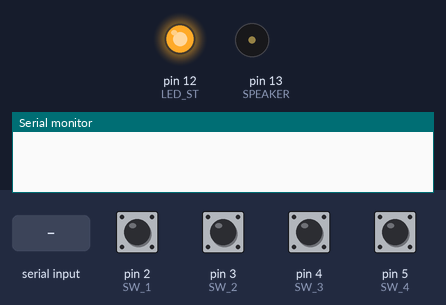
Bench run of a sketch on a simulated Arduino Uno, built with avr-gcc and run on an emulated ATmega328P. On the bench: output pins drawn as LEDs (lit = HIGH), buzzer (waves = sounding), the last lines printed to the serial monitor. The inputs (shaded band) are chosen by the test bench; at power-on: pin 2 (SW_1), pin 3 (SW_2), pin 4 (SW_3), pin 5 (SW_4) LOW.

Above: at 1.2 s.
1.3 s: pin 2 (SW_1) pulled HIGH for 0.15 s
At 2.6 s:
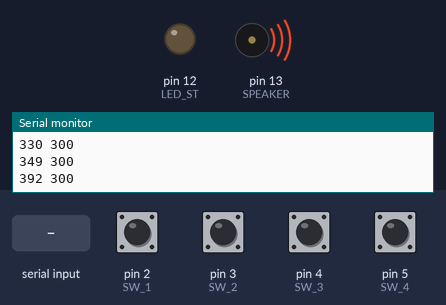
4.4 s: pin 3 (SW_2) pulled HIGH for 1 s
At 5.2 s:
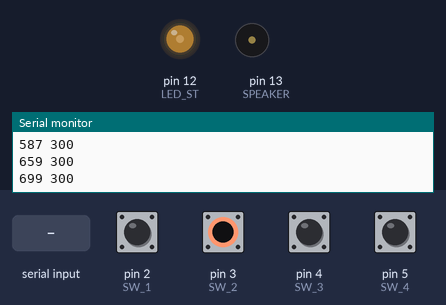
6.9 s: pin 4 (SW_3) pulled HIGH for 0.15 s
At 8.3 s:
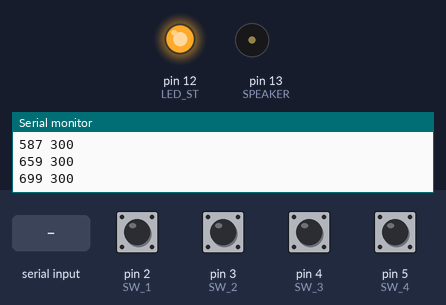
8.6 s: byte 30 received over Serial
At 8.75 s:
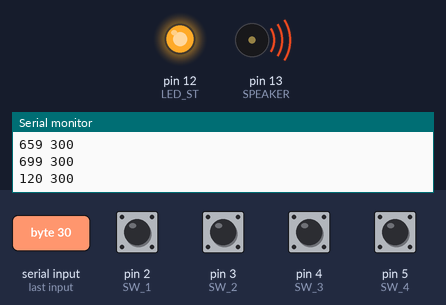
10.4 s: pin 5 (SW_4) pulled HIGH for 0.15 s
At 10.5 s:
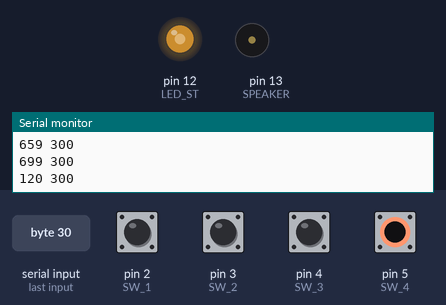
12.1 s: pin 2 (SW_1) pulled HIGH for 1 s
At 13.3 s:
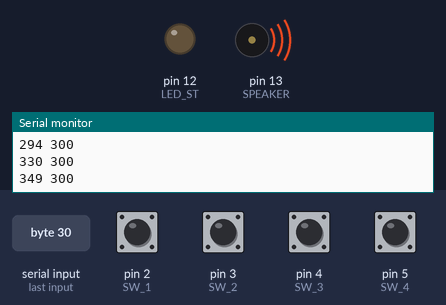
Timing chart, 0 to 16.9 s (numbered marks = the images above; inputs shaded):
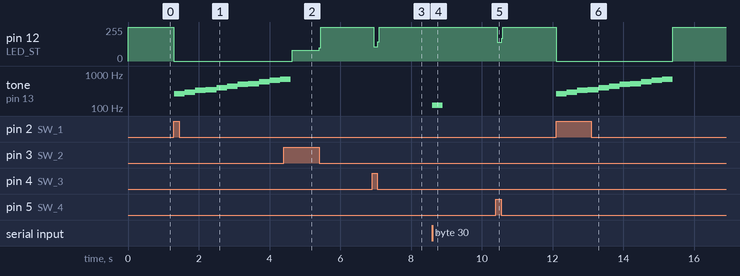

The sketch:

music_box.ino
```cpp
#define T_NC 0
#define T_DO 262
#define T_RE 294
#define T_MI 330
#define T_FA 349
#define T_SO 392
#define T_RA 440
#define T_SI 494
#define T_DO2 523
#define T_RE2 587
#define T_MI2 659
#define T_FA2 699

#define SPEAKER 13 //set output speaker to 13
#define LED_ST 12 //set status led to 12
#define SW_1 2
#define SW_2 3
#define SW_3 4
#define SW_4 5

#define ARRAY_LENGTH(array) (sizeof(array) / sizeof(array[0]))

void setup()
{
  Serial.begin(115200);

  pinMode(LED_ST,OUTPUT);
  pinMode(SW_1,INPUT);
  pinMode(SW_2,INPUT);
  pinMode(SW_3,INPUT);
  pinMode(SW_4,INPUT);
}
void loop() {
  digitalWrite(LED_ST,HIGH);
  if (digitalRead(SW_1) == HIGH)
  {
    digitalWrite(LED_ST,LOW);
    sound1();
  }
  if (digitalRead(SW_2) == HIGH)
  {
    digitalWrite(LED_ST,LOW);
    sound2();
  }
  if (digitalRead(SW_3) == HIGH)
  {
    digitalWrite(LED_ST,LOW);
    sound3();
  }
  if (digitalRead(SW_4) == HIGH)
  {
    digitalWrite(LED_ST,LOW);
    sound4();
  }
  sndSerial();
}

int buf = 0;
void sndSerial()
{
  if(Serial.available() >0)
  {
    buf = Serial.read();

    tone_d(buf*4,300);
  }
}

void tone_d(unsigned int frequency,unsigned long duration)
{
  //write frequency and duration to serial
  Serial.print(frequency);
  Serial.print(" ");
  Serial.print(duration);
  Serial.print("\r\n");

  //out to speaker
  tone(SPEAKER,frequency,duration);
  delay(duration);
}


void sound1()
{
  const int sdata[][2] =
  {
    {T_DO,300},
    {T_RE,300},
    {T_MI,300},
    {T_FA,300},
    {T_SO,300},
    {T_RA,300},
    {T_SI,300},
    {T_DO2,300},
    {T_RE2,300},
    {T_MI2,300},
    {T_FA2,300}
  };

  for(int i=0;i<ARRAY_LENGTH(sdata);i++)
  {
    tone_d(sdata[i][0],sdata[i][1]);
  }
}

void sound2()
{
  const int sdata[][2] =
  {
  };


  for(int i=0;i<ARRAY_LENGTH(sdata);i++)
  {
    tone_d(sdata[i][0],sdata[i][1]);
  }
}
void sound3()
{
  const int sdata[][2] =
  {
  };

  for(int i=0;i<ARRAY_LENGTH(sdata);i++)
  {
    tone_d(sdata[i][0],sdata[i][1]);
  }
}

void sound4()
{
  const int sdata [][2] =
  {
  };
  for(int i=0;i<ARRAY_LENGTH(sdata);i++)
  {
    tone_d(sdata[i][0],sdata[i][1]);
  }
}
```

Measured:
- after the input at 1.3 s, pin 12 (LED_ST): 255/255 → 0/255 at once; tone on pin 13 (SPEAKER): plays 262 Hz for 0.30 s, 294 Hz for 0.30 s, 330 Hz for 0.30 s, 349 Hz for 0.30 s, 392 Hz for 0.30 s, 440 Hz for 0.30 s … (11 notes in this stretch), starting at once
- after the input at 4.4 s, pin 12 (LED_ST): 0/255 → 82/255 after 0.24 s, → 255/255 0.76 s later
- after the input at 6.9 s, pin 12 (LED_ST): 255/255 → 107/255 at once, → 255/255 0.12 s later
- after the input at 8.6 s, tone on pin 13 (SPEAKER): silent → 120 Hz at once, → silent 0.30 s later
- after the input at 10.4 s, pin 12 (LED_ST): 255/255 → 140/255 at once, → 255/255 0.12 s later
- after the input at 12.1 s, pin 12 (LED_ST): 255/255 → 0/255 at once, → 255/255 3.3 s later; tone on pin 13 (SPEAKER): plays 262 Hz for 0.30 s, 294 Hz for 0.30 s, 330 Hz for 0.30 s, 349 Hz for 0.30 s, 392 Hz for 0.30 s, 440 Hz for 0.30 s … (11 notes in this stretch), starting at once
